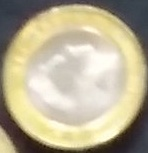
#> input picture Basic Image feature extraction/Intro_coin.jpg, 148 x 153 px, found by its file name
$ python imageprocess_lab1.py
#> lines starting #> are read from the running program, lines starting #| are printed output that depends on the picture
# -*- coding: utf-8 -*-
"""ImageProcess_Lab1.ipynb

Automatically generated by Colab.

Original file is located at
    https://colab.research.google.com/drive/1gBNT_DW4HtLNS4OAqiStRd9yOZLesrJY

**Step One**: upload an Image for processing
"""

from google.colab import files
uploaded = files.upload()
#> the answer given: Intro_coin.jpg

"""**Step Two**: Extract filename"""

filename = 'NO SELECTION YET'
for fn in uploaded.keys():
        filename = fn
print(filename)

"""Step Three: Open *filename* and display it"""

from matplotlib import pyplot as plt
import cv2
if filename != 'NO SELECTION YET':
     img = cv2.imread(filename)
#> img is the input picture: shape (153, 148, 3); mean B, G, R 148.8, 176.1, 185.3
     img = cv2.cvtColor(img, cv2.COLOR_BGR2RGB)
      #display with pyplot
     plt.imshow(img, aspect='auto')
     plt.title(filename)
     plt.show()
     Vdim = img.shape[0]
#> Vdim = 153
     Hdim = img.shape[1]
#> Hdim = 148
     Depth = img.shape[2]
#> Depth = 3
     print('Hdim: ' + str(Hdim) + '; Vdim: ' + str(Vdim) + '; Depth: ' + str(Depth))
#| Hdim: 148; Vdim: 153; Depth: 3
     print('Pixel at row 20, column 10 value [R G B]: ' + str(img[20][10]))
#| Pixel at row 20, column 10 value [R G B]: [64 66 78]
     print('Pixel data type: '+str(img.dtype))
#| Pixel data type: uint8
     print('Image size (bytes): Hdim x Vdim x Depth = '+str(img.size))
#| Image size (bytes): Hdim x Vdim x Depth = 67932

"""Convert to HSV and display each component"""

if filename != 'NO SELECTION YET':
     hsv = cv2.cvtColor(img, cv2.COLOR_RGB2HSV)
#> hsv: shape (153, 148, 3); mean H, S, V 34.7, 56.3, 186.5
     img_HSV=cv2.split(hsv);
           #display with pyplot
     fig = plt.figure(figsize=(12, 6), dpi=80)
     ax = fig.add_subplot(131, aspect='auto')
     ax.imshow(img_HSV[0], cmap='gray', vmin=0, vmax=180)
     ax.set_title('Hue')
     ax = fig.add_subplot(132, aspect='auto')
     ax.imshow(img_HSV[1], cmap='gray', vmin=0, vmax=255)
     ax.set_title('Sat')
     ax = fig.add_subplot(133, aspect='auto')
     ax.imshow(img_HSV[2], cmap='gray', vmin=0, vmax=255)
     ax.set_title('Value')
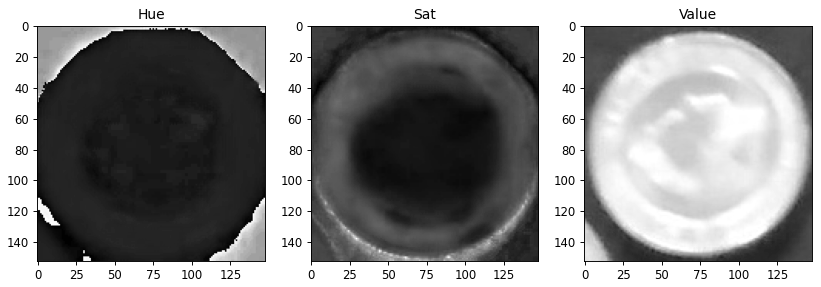
#> figure drawn by matplotlib, 3 panels
